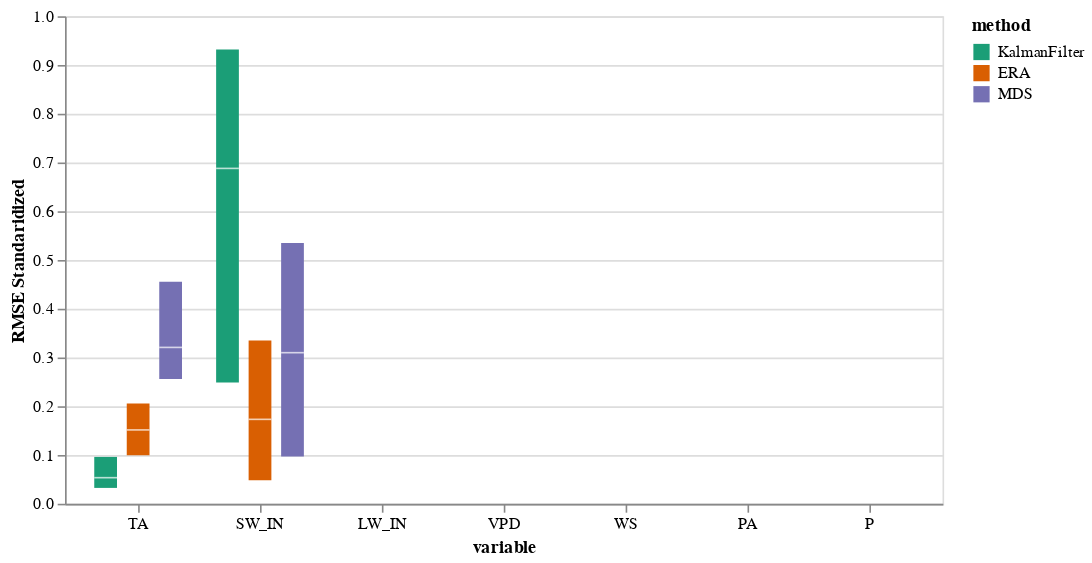

Here is the notebook cell this chart was saved with:
### Code cell
the_plot_stand3(data_results)

### Figure 1 — Vega-Lite specification as saved in the notebook (floating-point values rounded to 4 significant figures)
{"config": {"view": {"continuousWidth": 300, "continuousHeight": 300}}, "layer": [{"mark": {"type": "bar", "size": 14}, "encoding": {"color": {"field": "method", "scale": {"domain": ["KalmanFilter", "ERA", "MDS"], "scheme": "dark2"}, "type": "nominal"}, "x": {"axis": {"labelAngle": 0}, "field": "var", "scale": {"domain": ["TA", "SW_IN", "LW_IN", "VPD", "WS", "PA", "P"]}, "title": "variable", "type": "nominal"}, "xOffset": {"field": "method", "sort": ["KalmanFilter", "ERA", "MDS"], "type": "ordinal"}, "y": {"field": "q1", "title": "RMSE Standaridized", "type": "quantitative"}, "y2": {"field": "q3", "title": "RMSE Standaridized"}}}, {"mark": {"type": "tick", "color": "white", "size": 14}, "encoding": {"x": {"axis": {"labelAngle": 0}, "field": "var", "scale": {"domain": ["TA", "SW_IN", "LW_IN", "VPD", "WS", "PA", "P"]}, "title": "variable", "type": "nominal"}, "xOffset": {"field": "method", "sort": ["KalmanFilter", "ERA", "MDS"], "type": "ordinal"}, "y": {"field": "median", "type": "quantitative"}}}], "data": {"name": "data-578e268aefa2343de35959394b6ed8ab"}, "$schema": "https://vega.github.io/schema/vega-lite/v5.2.0.json", "datasets": {"data-578e268aefa2343de35959394b6ed8ab": [{"var": "TA", "method": "KalmanFilter", "median": 0.05347, "q1": 0.0325, "q3": 0.09612}, {"var": "TA", "method": "ERA", "median": 0.1514, "q1": 0.0997, "q3": 0.2056}, {"var": "TA", "method": "MDS", "median": 0.3207, "q1": 0.2559, "q3": 0.4552}, {"var": "SW_IN", "method": "KalmanFilter", "median": 0.6879, "q1": 0.2485, "q3": 0.9316}, {"var": "SW_IN", "method": "ERA", "median": 0.1731, "q1": 0.04796, "q3": 0.335}, {"var": "SW_IN", "method": "MDS", "median": 0.3099, "q1": 0.09714, "q3": 0.535}, {"var": "LW_IN", "method": "KalmanFilter", "median": null, "q1": null, "q3": null}, {"var": "LW_IN", "method": "ERA", "median": null, "q1": null, "q3": null}, {"var": "LW_IN", "method": "MDS", "median": null, "q1": null, "q3": null}, {"var": "VPD", "method": "KalmanFilter", "median": null, "q1": null, "q3": null}, {"var": "VPD", "method": "ERA", "median": null, "q1": null, "q3": null}, {"var": "VPD", "method": "MDS", "median": null, "q1": null, "q3": null}, {"var": "WS", "method": "KalmanFilter", "median": null, "q1": null, "q3": null}, {"var": "WS", "method": "ERA", "median": null, "q1": null, "q3": null}, {"var": "WS", "method": "MDS", "median": null, "q1": null, "q3": null}, {"var": "PA", "method": "KalmanFilter", "median": null, "q1": null, "q3": null}, {"var": "PA", "method": "ERA", "median": null, "q1": null, "q3": null}, {"var": "PA", "method": "MDS", "median": null, "q1": null, "q3": null}, {"var": "P", "method": "KalmanFilter", "median": null, "q1": null, "q3": null}, {"var": "P", "method": "ERA", "median": null, "q1": null, "q3": null}, {"var": "P", "method": "MDS", "median": null, "q1": null, "q3": null}]}}
